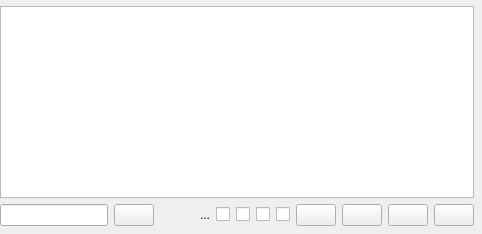
              <widget class="QWidget" name="tab_7">
               <attribute name="icon">
                <iconset resource="icons.qrc">
                 <normaloff>:/Icons/icons/array.svg</normaloff>:/Icons/icons/array.svg</iconset>
               </attribute>
               <attribute name="title">
                <string>Tables</string>
               </attribute>
               <layout class="QVBoxLayout" name="verticalLayout_40">
                <property name="leftMargin">
                 <number>0</number>
                </property>
                <property name="topMargin">
                 <number>0</number>
                </property>
                <property name="rightMargin">
                 <number>0</number>
                </property>
                <property name="bottomMargin">
                 <number>0</number>
                </property>
                <item>
                 <widget class="QFrame" name="frame_16">
                  <property name="frameShape">
                   <enum>QFrame::Shape::NoFrame</enum>
                  </property>
                  <property name="frameShadow">
                   <enum>QFrame::Shadow::Raised</enum>
                  </property>
                  <layout class="QVBoxLayout" name="verticalLayout_23">
                   <property name="leftMargin">
                    <number>0</number>
                   </property>
                   <property name="topMargin">
                    <number>0</number>
                   </property>
                   <property name="rightMargin">
                    <number>0</number>
                   </property>
                   <property name="bottomMargin">
                    <number>0</number>
                   </property>
                  </layout>
                 </widget>
                </item>
                <item>
                 <widget class="QFrame" name="frame_5">
                  <property name="frameShape">
                   <enum>QFrame::Shape::NoFrame</enum>
                  </property>
                  <property name="frameShadow">
                   <enum>QFrame::Shadow::Raised</enum>
                  </property>
                  <layout class="QVBoxLayout" name="verticalLayout_24">
                   <property name="leftMargin">
                    <number>0</number>
                   </property>
                   <property name="topMargin">
                    <number>0</number>
                   </property>
                   <property name="rightMargin">
                    <number>8</number>
                   </property>
                   <property name="bottomMargin">
                    <number>8</number>
                   </property>
                   <item>
                    <widget class="QTableView" name="resultsTableView">
                     <property name="font">
                      <font>
                       <pointsize>9</pointsize>
                      </font>
                     </property>
                     <property name="alternatingRowColors">
                      <bool>true</bool>
                     </property>
                     <property name="selectionMode">
                      <enum>QAbstractItemView::SelectionMode::ExtendedSelection</enum>
                     </property>
                     <property name="selectionBehavior">
                      <enum>QAbstractItemView::SelectionBehavior::SelectItems</enum>
                     </property>
                    </widget>
                   </item>
                   <item>
                    <widget class="QFrame" name="frame_8">
                     <property name="frameShape">
                      <enum>QFrame::Shape::NoFrame</enum>
                     </property>
                     <property name="frameShadow">
                      <enum>QFrame::Shadow::Raised</enum>
                     </property>
                     <layout class="QHBoxLayout" name="horizontalLayout_2">
                      <property name="leftMargin">
                       <number>0</number>
                      </property>
                      <property name="topMargin">
                       <number>0</number>
                      </property>
                      <property name="rightMargin">
                       <number>0</number>
                      </property>
                      <property name="bottomMargin">
                       <number>0</number>
                      </property>
                      <item>
                       <widget class="QLineEdit" name="search_results_lineEdit">
                        <property name="toolTip">
                         <string>&lt;html&gt;&lt;head/&gt;&lt;body&gt;&lt;p&gt;&lt;span style=&quot; font-weight:700;&quot;&gt;Subjects:&lt;/span&gt;&lt;/p&gt;&lt;p&gt;col, idx, val, colobj, idxobj&lt;/p&gt;&lt;p&gt;colobj and idxobj allow accessing the objects that may be represented at the index or the columns. With these you can access their internal properties for filtering.&lt;/p&gt;&lt;p&gt;&lt;span style=&quot; font-weight:700;&quot;&gt;Operators:&lt;/span&gt;&lt;/p&gt;&lt;p&gt;&amp;gt;, &amp;lt;, &amp;gt;=, &amp;lt;=, !=, =, like, notlike, starts, ends&lt;/p&gt;&lt;p&gt;&lt;span style=&quot; font-weight:700;&quot;&gt;Examples:&lt;/span&gt;&lt;/p&gt;&lt;p&gt;&lt;span style=&quot; font-style:italic;&quot;&gt;The columns should not be column1 or column2, the values should be &amp;gt; 5 and the index be like ab of mn&lt;/span&gt;&lt;/p&gt;&lt;p&gt;-&amp;gt; &lt;span style=&quot; font-style:italic;&quot;&gt;col != [column1, column2] and val &amp;gt; 5 or idx like [ab, mn]&lt;/span&gt;&lt;/p&gt;&lt;p&gt;&lt;br/&gt;&lt;/p&gt;&lt;p&gt;&lt;span style=&quot; font-style:italic;&quot;&gt;Filter the table values that are between 0.5 and 20&lt;/span&gt;&lt;/p&gt;&lt;p&gt;-&amp;gt; &lt;span style=&quot; font-style:italic;&quot;&gt;val &amp;gt; 0.5 and val &amp;lt; 20.0&lt;/span&gt;&lt;/p&gt;&lt;/body&gt;&lt;/html&gt;</string>
                        </property>
                       </widget>
                      </item>
                      <item>
                       <widget class="QPushButton" name="search_results_Button">
                        <property name="toolTip">
                         <string>Smart search</string>
                        </property>
                        <property name="text">
                         <string/>
                        </property>
                        <property name="icon">
                         <iconset resource="icons.qrc">
                          <normaloff>:/Icons/icons/magnifying_glass.svg</normaloff>:/Icons/icons/magnifying_glass.svg</iconset>
                        </property>
                       </widget>
                      </item>
                      <item>
                       <spacer name="horizontalSpacer_20">
                        <property name="orientation">
                         <enum>Qt::Orientation::Horizontal</enum>
                        </property>
                        <property name="sizeHint" stdset="0">
                         <size>
                          <width>40</width>
                          <height>20</height>
                         </size>
                        </property>
                       </spacer>
                      </item>
                      <item>
                       <widget class="QLabel" name="units_label">
                        <property name="text">
                         <string>...</string>
                        </property>
                       </widget>
                      </item>
                      <item>
                       <widget class="QCheckBox" name="results_traspose_checkBox">
                        <property name="toolTip">
                         <string>Transpose the results</string>
                        </property>
                        <property name="text">
                         <string/>
                        </property>
                        <property name="icon">
                         <iconset resource="icons.qrc">
                          <normaloff>:/Icons/icons/transpose.svg</normaloff>:/Icons/icons/transpose.svg</iconset>
                        </property>
                       </widget>
                      </item>
                      <item>
                       <widget class="QCheckBox" name="results_as_cdf_checkBox">
                        <property name="toolTip">
                         <string>Results as cummulative density functions</string>
                        </property>
                        <property name="statusTip">
                         <string/>
                        </property>
                        <property name="text">
                         <string/>
                        </property>
                        <property name="icon">
                         <iconset resource="icons.qrc">
                          <normaloff>:/Icons/icons/cdf.svg</normaloff>:/Icons/icons/cdf.svg</iconset>
                        </property>
                       </widget>
                      </item>
                      <item>
                       <widget class="QCheckBox" name="results_as_abs_checkBox">
                        <property name="toolTip">
                         <string>Results as absolute values</string>
                        </property>
                        <property name="statusTip">
                         <string/>
                        </property>
                        <property name="text">
                         <string/>
                        </property>
                        <property name="icon">
                         <iconset resource="icons.qrc">
                          <normaloff>:/Icons/icons/abs.svg</normaloff>:/Icons/icons/abs.svg</iconset>
                        </property>
                       </widget>
                      </item>
                      <item>
                       <widget class="QCheckBox" name="stacked_plot_checkBox">
                        <property name="toolTip">
                         <string>Stacked plot</string>
                        </property>
                        <property name="statusTip">
                         <string/>
                        </property>
                        <property name="text">
                         <string/>
                        </property>
                        <property name="icon">
                         <iconset resource="icons.qrc">
                          <normaloff>:/Icons/icons/stacked_plot.svg</normaloff>:/Icons/icons/stacked_plot.svg</iconset>
                        </property>
                       </widget>
                      </item>
                      <item>
                       <widget class="QPushButton" name="copy_results_pushButton">
                        <property name="toolTip">
                         <string>Copy to data frame to clipboard</string>
                        </property>
                        <property name="text">
                         <string/>
                        </property>
                        <property name="icon">
                         <iconset resource="icons.qrc">
                          <normaloff>:/Icons/icons/copy.svg</normaloff>:/Icons/icons/copy.svg</iconset>
                        </property>
                       </widget>
                      </item>
                      <item>
                       <widget class="QPushButton" name="copy_numpy_button">
                        <property name="toolTip">
                         <string>Copy data in numpy format to clipboard</string>
                        </property>
                        <property name="text">
                         <string/>
                        </property>
                        <property name="icon">
                         <iconset resource="icons.qrc">
                          <normaloff>:/Icons/icons/array.svg</normaloff>:/Icons/icons/array.svg</iconset>
                        </property>
                       </widget>
                      </item>
                      <item>
                       <widget class="QPushButton" name="saveResultsButton">
                        <property name="toolTip">
                         <string>Export data</string>
                        </property>
                        <property name="text">
                         <string/>
                        </property>
                        <property name="icon">
                         <iconset resource="icons.qrc">
                          <normaloff>:/Icons/icons/save.svg</normaloff>:/Icons/icons/save.svg</iconset>
                        </property>
                       </widget>
                      </item>
                      <item>
                       <widget class="QPushButton" name="plot_data_pushButton">
                        <property name="toolTip">
                         <string>Plot the data in a separated window</string>
                        </property>
                        <property name="text">
                         <string/>
                        </property>
                        <property name="icon">
                         <iconset resource="icons.qrc">
                          <normaloff>:/Icons/icons/plot.svg</normaloff>:/Icons/icons/plot.svg</iconset>
                        </property>
                       </widget>
                      </item>
                     </layout>
                    </widget>
                   </item>
                  </layout>
                 </widget>
                </item>
               </layout>
              </widget>
